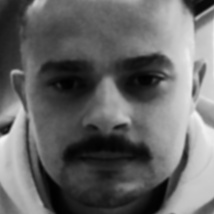
#> input picture rostos_salvos/Aldo.jpg, 214 x 214 px
$ python reconhecimento_facial.py
#> lines starting #> are read from the running program, lines starting #| are printed output that depends on the picture; after the words box and inside, x2 and y2 are one past the last pixel; in counts of white or black regions, pixels touching at a corner belong together
import cv2
import os
import numpy as np
from tkinter import simpledialog, messagebox
from tkinter import Tk
import urllib.request


# --- Versão simplificada e funcional de reconhecimento facial ---
def get_face_cascade():
    # Tenta baixar o arquivo se necessário
    def download_file(url, filename):
        if not os.path.exists(filename):
            try:
                print(f"Baixando {filename}...")
                urllib.request.urlretrieve(url, filename)
                print("Download completo!")
                return True
            except Exception as e:
                print(f"Erro ao baixar {filename}: {e}")
                return False
        return True

    # URLs e caminhos possíveis
    face_xml_url = 'https://raw.githubusercontent.com/opencv/opencv/master/data/haarcascades/haarcascade_frontalface_default.xml'
    face_xml_path = 'haarcascade_frontalface_default.xml'

    # Baixa o arquivo se necessário
    if not download_file(face_xml_url, face_xml_path):
        raise FileNotFoundError("Não foi possível obter o classificador Haar Cascade")

    # Carrega o classificador
    cascade = cv2.CascadeClassifier(face_xml_path)

    if cascade.empty():
        raise FileNotFoundError("Classificador Haar Cascade carregado vazio")

    return cascade

# --- Pré-processamento da imagem ---
def preprocess_image(img):
    # Se a imagem for colorida, converte para cinza
    if len(img.shape) == 3:
        gray = cv2.cvtColor(img, cv2.COLOR_BGR2GRAY)
    else:
        gray = img

    # Equalização de histograma para melhor contraste
    gray = cv2.equalizeHist(gray)

    # Filtro Gaussiano para reduzir ruído
    gray = cv2.GaussianBlur(gray, (5, 5), 0)

    return gray

# --- Função para comparar rostos ---
def compare_faces(face_img, known_faces, threshold=30):
    best_match = None
    min_diff = float('inf')

    # Pré-processa a imagem do rosto
    face_img = cv2.resize(face_img, (100, 100))
    face_img = cv2.equalizeHist(face_img)

    for name, known_face in known_faces.items():
        try:
            # Pré-processa o rosto conhecido
            known_face_proc = cv2.resize(known_face, (100, 100))
            known_face_proc = cv2.equalizeHist(known_face_proc)

            # Calcula a diferença entre as imagens
            diff = np.sum((face_img.astype("float") - known_face_proc.astype("float")) ** 2)
            diff /= float(face_img.shape[0] * face_img.shape[1])

            if diff < min_diff:
                min_diff = diff
                best_match = name
        except:
            continue

    # Debug: mostra a menor diferença encontrada
    print(f"Diferença mínima: {min_diff:.2f}, Reconhecido: {best_match}")
    return best_match if min_diff < threshold else None

# --- Carrega rostos conhecidos ---
def load_known_faces():
    known_faces = {}
    for filename in os.listdir(faces_dir):
        if filename.endswith((".jpg", ".png", ".jpeg")):
            path = os.path.join(faces_dir, filename)
            name = os.path.splitext(filename)[0]
            img = cv2.imread(path, cv2.IMREAD_GRAYSCALE)
#> img is the input picture: shape (214, 214); min 1, max 243, mean 102.5
            if img is not None:
                known_faces[name] = img
    print(f"Carregados {len(known_faces)} rostos conhecidos")
#| Carregados 4 rostos conhecidos
    return known_faces

# --- Configuração inicial ---
try:
    face_cascade = get_face_cascade()
except Exception as e:
    print(f"Erro fatal: {e}")
    exit()

faces_dir = 'rostos_salvos'
if not os.path.exists(faces_dir):
    os.makedirs(faces_dir)
    print(f"Diretório '{faces_dir}' criado")

known_faces = load_known_faces()
#> known_faces = 4 items
face_timers = {}
recognized_names = {}  # Dicionário para armazenar nomes reconhecidos

# --- Configuração da webcam ---
video = cv2.VideoCapture(0)
if not video.isOpened():
    print("Não foi possível abrir a câmera!")
    exit()

root = Tk()
root.withdraw()

frame_count = 0
last_recognition = {}  # Armazena o último resultado de reconhecimento por posição

print("Instruções:")
print("- Pressione 's' quando um rosto estiver visível para salvar")
print("- Pressione 'q' para sair")
print("- Para reconhecimento, apenas aponte a câmera para o rosto")

while True:
    ret, frame = video.read()
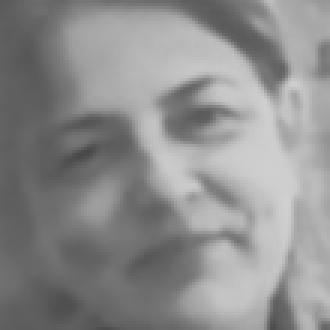
#> input picture rostos_salvos/marcinha.jpg, 110 x 110 px, given in place of the camera (shown 3 times larger)
#> frame is the input picture: shape (110, 110, 3); min 72, max 209, mean 141.6
    if not ret:
        print("Erro ao capturar frame da câmera")
        break

    # Pré-processamento do frame
    gray = preprocess_image(frame)
#> in preprocess_image, `gray = cv2.equalizeHist(gray)`:
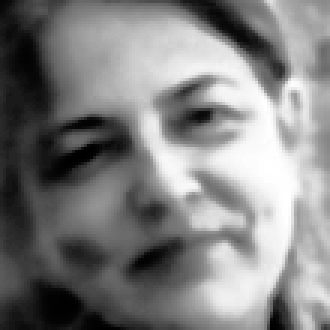
#> gray: shape (110, 110) (shown 3 times larger); min 0, max 255, mean 128.8

    # Detecção de rostos
    faces = face_cascade.detectMultiScale(
        gray,
        scaleFactor=1.1,
        minNeighbors=5,
        minSize=(100, 100)
    )
#> faces = [[3, 4, 101, 101]]

    # Atualiza os temporizadores
    for face_id in list(face_timers.keys()):
        face_timers[face_id] -= 1
        if face_timers[face_id] <= 0:
            del face_timers[face_id]

    # Processa cada rosto detectado
    for (x, y, w, h) in faces:
        cv2.rectangle(frame, (x, y), (x+w, y+h), (0, 255, 0), 2)
        roi_gray = gray[y:y+h, x:x+w]

        # Usa a posição como ID temporário
        face_id = f"{x}_{y}"

        # Verificação a cada 30 frames
        if frame_count % 30 == 0:
            name = compare_faces(roi_gray, known_faces)

            if name:
                # Armazena o nome reconhecido para exibição
                recognized_names[face_id] = name
                if face_id in face_timers:
                    del face_timers[face_id]
            elif face_id in recognized_names:
                # Remove o nome se não for mais reconhecido
                del recognized_names[face_id]
                face_timers[face_id] = 100  # Não perguntar novamente por 100 frames
            elif face_id not in face_timers:
                # Marca como visto para não perguntar novamente logo
                face_timers[face_id] = 100

        # Exibe o nome reconhecido acima do quadrado verde
        if face_id in recognized_names:
            name = recognized_names[face_id]
            # Posiciona o texto 10 pixels acima do retângulo
            text_y = y - 10 if y - 10 > 10 else y + 20
            cv2.putText(frame, name, (x, text_y), cv2.FONT_HERSHEY_SIMPLEX, 0.9, (0, 255, 0), 2)
#> this loop made 1 pass
#> (x, y, w, h, face_id) on pass 1: (3, 4, 101, 101, '3_4')
#| Diferença mínima: 1313.77, Reconhecido: marcinha
#> pass 1, `roi_gray = gray[y:y+h, x:x+w]`:
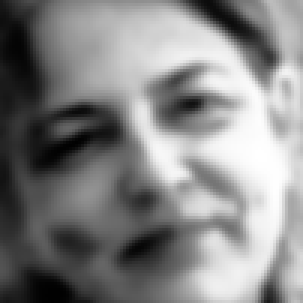
#> roi_gray: shape (101, 101) (shown 3 times larger); min 1, max 255, mean 132.9
#> after the loop:
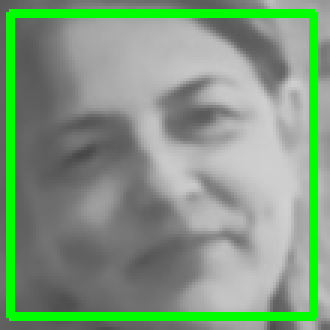
#> frame: shape (110, 110, 3) (shown 3 times larger); 9.98% of pixels changed, all inside (x1, y1, x2, y2) = (2, 3, 106, 107)
#> after the loop, face_timers = {'3_4': 100}; recognized_names = 0 items

    # Mostra o frame
    cv2.imshow('Reconhecimento Facial (s=salvar, q=sair)', frame)
    frame_count += 1

    # Verifica teclas pressionadas
    key = cv2.waitKey(1) & 0xFF
#> (key q is pressed here)
    if key == ord('q'):
        break
    elif key == ord('s'):
        # Salva um novo rosto
        if len(faces) > 0:
            # Usa o primeiro rosto detectado
            x, y, w, h = faces[0]
            roi_gray = gray[y:y+h, x:x+w]

            name = simpledialog.askstring("Novo Rosto", "Digite o nome da pessoa:", parent=root)
            if name:
                face_filename = os.path.join(faces_dir, f"{name}.jpg")
                cv2.imwrite(face_filename, roi_gray)
                messagebox.showinfo("Sucesso", f"Rosto de {name} salvo com sucesso!", parent=root)
                known_faces = load_known_faces()  # Recarrega os rostos conhecidos
                print(f"Rosto de '{name}' salvo e recarregado")

# Limpeza
video.release()
cv2.destroyAllWindows()
